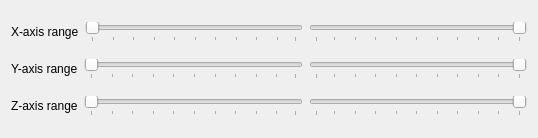
<?xml version="1.0" encoding="UTF-8"?>
<ui version="4.0">
 <class>My3DScatterWidget</class>
 <widget class="QWidget" name="My3DScatterWidget">
  <property name="geometry">
   <rect>
    <x>0</x>
    <y>0</y>
    <width>538</width>
    <height>138</height>
   </rect>
  </property>
  <property name="windowTitle">
   <string>Form</string>
  </property>
  <layout class="QVBoxLayout" name="verticalLayout">
   <item>
    <layout class="QHBoxLayout" name="horizontalLayout">
     <item>
      <widget class="QLabel" name="label">
       <property name="text">
        <string>X-axis range</string>
       </property>
      </widget>
     </item>
     <item>
      <widget class="QSlider" name="horizontalSlider_xmin">
       <property name="orientation">
        <enum>Qt::Horizontal</enum>
       </property>
       <property name="tickPosition">
        <enum>QSlider::TicksBelow</enum>
       </property>
       <property name="tickInterval">
        <number>10</number>
       </property>
      </widget>
     </item>
     <item>
      <widget class="QSlider" name="horizontalSlider_xmax">
       <property name="orientation">
        <enum>Qt::Horizontal</enum>
       </property>
       <property name="invertedAppearance">
        <bool>true</bool>
       </property>
       <property name="invertedControls">
        <bool>false</bool>
       </property>
       <property name="tickPosition">
        <enum>QSlider::TicksBelow</enum>
       </property>
       <property name="tickInterval">
        <number>10</number>
       </property>
      </widget>
     </item>
    </layout>
   </item>
   <item>
    <layout class="QHBoxLayout" name="horizontalLayout_2">
     <item>
      <widget class="QLabel" name="label_2">
       <property name="text">
        <string>Y-axis range</string>
       </property>
      </widget>
     </item>
     <item>
      <widget class="QSlider" name="horizontalSlider_ymin">
       <property name="orientation">
        <enum>Qt::Horizontal</enum>
       </property>
       <property name="tickPosition">
        <enum>QSlider::TicksBelow</enum>
       </property>
       <property name="tickInterval">
        <number>10</number>
       </property>
      </widget>
     </item>
     <item>
      <widget class="QSlider" name="horizontalSlider_ymax">
       <property name="orientation">
        <enum>Qt::Horizontal</enum>
       </property>
       <property name="invertedAppearance">
        <bool>true</bool>
       </property>
       <property name="invertedControls">
        <bool>false</bool>
       </property>
       <property name="tickPosition">
        <enum>QSlider::TicksBelow</enum>
       </property>
       <property name="tickInterval">
        <number>10</number>
       </property>
      </widget>
     </item>
    </layout>
   </item>
   <item>
    <layout class="QHBoxLayout" name="horizontalLayout_3">
     <item>
      <widget class="QLabel" name="label_3">
       <property name="text">
        <string>Z-axis range</string>
       </property>
      </widget>
     </item>
     <item>
      <widget class="QSlider" name="horizontalSlider_zmin">
       <property name="orientation">
        <enum>Qt::Horizontal</enum>
       </property>
       <property name="tickPosition">
        <enum>QSlider::TicksBelow</enum>
       </property>
       <property name="tickInterval">
        <number>10</number>
       </property>
      </widget>
     </item>
     <item>
      <widget class="QSlider" name="horizontalSlider_zmax">
       <property name="value">
        <number>0</number>
       </property>
       <property name="orientation">
        <enum>Qt::Horizontal</enum>
       </property>
       <property name="invertedAppearance">
        <bool>true</bool>
       </property>
       <property name="invertedControls">
        <bool>false</bool>
       </property>
       <property name="tickPosition">
        <enum>QSlider::TicksBelow</enum>
       </property>
       <property name="tickInterval">
        <number>10</number>
       </property>
      </widget>
     </item>
    </layout>
   </item>
  </layout>
 </widget>
 <resources/>
 <connections/>
</ui>
